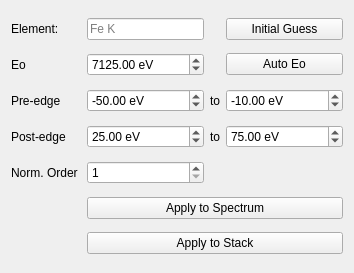
         <widget class="QWidget" name="page_9">
          <property name="geometry">
           <rect>
            <x>0</x>
            <y>0</y>
            <width>354</width>
            <height>273</height>
           </rect>
          </property>
          <attribute name="label">
           <string>XANES Normalization</string>
          </attribute>
          <layout class="QGridLayout" name="gridLayout_39">
           <item row="3" column="2">
            <widget class="QLabel" name="label_25">
             <property name="sizePolicy">
              <sizepolicy hsizetype="Fixed" vsizetype="Preferred">
               <horstretch>0</horstretch>
               <verstretch>0</verstretch>
              </sizepolicy>
             </property>
             <property name="text">
              <string>to</string>
             </property>
             <property name="alignment">
              <set>Qt::AlignCenter</set>
             </property>
            </widget>
           </item>
           <item row="4" column="1">
            <widget class="QSpinBox" name="sb_norm_order">
             <property name="sizePolicy">
              <sizepolicy hsizetype="Preferred" vsizetype="Fixed">
               <horstretch>0</horstretch>
               <verstretch>0</verstretch>
              </sizepolicy>
             </property>
             <property name="minimum">
              <number>1</number>
             </property>
             <property name="maximum">
              <number>5</number>
             </property>
            </widget>
           </item>
           <item row="1" column="0">
            <widget class="QLabel" name="label_21">
             <property name="sizePolicy">
              <sizepolicy hsizetype="Fixed" vsizetype="Preferred">
               <horstretch>0</horstretch>
               <verstretch>0</verstretch>
              </sizepolicy>
             </property>
             <property name="text">
              <string>Eo</string>
             </property>
            </widget>
           </item>
           <item row="1" column="1">
            <widget class="QDoubleSpinBox" name="dsb_norm_Eo">
             <property name="sizePolicy">
              <sizepolicy hsizetype="Preferred" vsizetype="Fixed">
               <horstretch>0</horstretch>
               <verstretch>0</verstretch>
              </sizepolicy>
             </property>
             <property name="suffix">
              <string> eV</string>
             </property>
             <property name="minimum">
              <double>1000.000000000000000</double>
             </property>
             <property name="maximum">
              <double>20000.000000000000000</double>
             </property>
             <property name="value">
              <double>7125.000000000000000</double>
             </property>
            </widget>
           </item>
           <item row="1" column="3">
            <widget class="QPushButton" name="pb_auto_Eo">
             <property name="sizePolicy">
              <sizepolicy hsizetype="Preferred" vsizetype="Fixed">
               <horstretch>0</horstretch>
               <verstretch>0</verstretch>
              </sizepolicy>
             </property>
             <property name="toolTip">
              <string>calculate the energy point with maximum derivative</string>
             </property>
             <property name="text">
              <string>Auto Eo</string>
             </property>
            </widget>
           </item>
           <item row="2" column="1">
            <widget class="QDoubleSpinBox" name="dsb_norm_pre1">
             <property name="sizePolicy">
              <sizepolicy hsizetype="Preferred" vsizetype="Fixed">
               <horstretch>0</horstretch>
               <verstretch>0</verstretch>
              </sizepolicy>
             </property>
             <property name="suffix">
              <string> eV</string>
             </property>
             <property name="decimals">
              <number>2</number>
             </property>
             <property name="minimum">
              <double>-500.000000000000000</double>
             </property>
             <property name="maximum">
              <double>500.000000000000000</double>
             </property>
             <property name="singleStep">
              <double>1.000000000000000</double>
             </property>
             <property name="value">
              <double>-50.000000000000000</double>
             </property>
            </widget>
           </item>
           <item row="2" column="0">
            <widget class="QLabel" name="label_16">
             <property name="sizePolicy">
              <sizepolicy hsizetype="Fixed" vsizetype="Preferred">
               <horstretch>0</horstretch>
               <verstretch>0</verstretch>
              </sizepolicy>
             </property>
             <property name="text">
              <string>Pre-edge</string>
             </property>
            </widget>
           </item>
           <item row="2" column="3">
            <widget class="QDoubleSpinBox" name="dsb_norm_pre2">
             <property name="sizePolicy">
              <sizepolicy hsizetype="Preferred" vsizetype="Fixed">
               <horstretch>0</horstretch>
               <verstretch>0</verstretch>
              </sizepolicy>
             </property>
             <property name="suffix">
              <string> eV</string>
             </property>
             <property name="minimum">
              <double>-500.000000000000000</double>
             </property>
             <property name="maximum">
              <double>500.000000000000000</double>
             </property>
             <property name="value">
              <double>-10.000000000000000</double>
             </property>
            </widget>
           </item>
           <item row="3" column="0">
            <widget class="QLabel" name="label_17">
             <property name="sizePolicy">
              <sizepolicy hsizetype="Fixed" vsizetype="Preferred">
               <horstretch>0</horstretch>
               <verstretch>0</verstretch>
              </sizepolicy>
             </property>
             <property name="text">
              <string>Post-edge</string>
             </property>
            </widget>
           </item>
           <item row="2" column="2">
            <widget class="QLabel" name="label_24">
             <property name="sizePolicy">
              <sizepolicy hsizetype="Fixed" vsizetype="Preferred">
               <horstretch>0</horstretch>
               <verstretch>0</verstretch>
              </sizepolicy>
             </property>
             <property name="text">
              <string>to</string>
             </property>
             <property name="alignment">
              <set>Qt::AlignCenter</set>
             </property>
            </widget>
           </item>
           <item row="4" column="0">
            <widget class="QLabel" name="label_23">
             <property name="sizePolicy">
              <sizepolicy hsizetype="Fixed" vsizetype="Preferred">
               <horstretch>0</horstretch>
               <verstretch>0</verstretch>
              </sizepolicy>
             </property>
             <property name="text">
              <string>Norm. Order </string>
             </property>
             <property name="alignment">
              <set>Qt::AlignRight|Qt::AlignTrailing|Qt::AlignVCenter</set>
             </property>
            </widget>
           </item>
           <item row="3" column="1">
            <widget class="QDoubleSpinBox" name="dsb_norm_post1">
             <property name="sizePolicy">
              <sizepolicy hsizetype="Preferred" vsizetype="Fixed">
               <horstretch>0</horstretch>
               <verstretch>0</verstretch>
              </sizepolicy>
             </property>
             <property name="suffix">
              <string> eV</string>
             </property>
             <property name="minimum">
              <double>0.000000000000000</double>
             </property>
             <property name="maximum">
              <double>1000.000000000000000</double>
             </property>
             <property name="value">
              <double>25.000000000000000</double>
             </property>
            </widget>
           </item>
           <item row="0" column="1">
            <widget class="QLineEdit" name="le_norm_elem">
             <property name="sizePolicy">
              <sizepolicy hsizetype="Ignored" vsizetype="Fixed">
               <horstretch>0</horstretch>
               <verstretch>0</verstretch>
              </sizepolicy>
             </property>
             <property name="toolTip">
              <string>&lt;html&gt;&lt;head/&gt;&lt;body&gt;&lt;p&gt; For mbak algorithm only, must be in &lt;span style=&quot; font-weight:600; font-style:italic;&quot;&gt;element&amp;lt;space&amp;gt;edge&lt;/span&gt; format&lt;/p&gt;&lt;/body&gt;&lt;/html&gt;</string>
             </property>
             <property name="placeholderText">
              <string>Fe K</string>
             </property>
            </widget>
           </item>
           <item row="0" column="0">
            <widget class="QLabel" name="label_18">
             <property name="sizePolicy">
              <sizepolicy hsizetype="Fixed" vsizetype="Fixed">
               <horstretch>0</horstretch>
               <verstretch>0</verstretch>
              </sizepolicy>
             </property>
             <property name="text">
              <string>Element:</string>
             </property>
            </widget>
           </item>
           <item row="3" column="3">
            <widget class="QDoubleSpinBox" name="dsb_norm_post2">
             <property name="sizePolicy">
              <sizepolicy hsizetype="Preferred" vsizetype="Fixed">
               <horstretch>0</horstretch>
               <verstretch>0</verstretch>
              </sizepolicy>
             </property>
             <property name="suffix">
              <string> eV</string>
             </property>
             <property name="minimum">
              <double>0.000000000000000</double>
             </property>
             <property name="maximum">
              <double>1500.000000000000000</double>
             </property>
             <property name="value">
              <double>75.000000000000000</double>
             </property>
            </widget>
           </item>
           <item row="0" column="3">
            <widget class="QPushButton" name="pb_xanes_norm_vals">
             <property name="text">
              <string>Initial Guess</string>
             </property>
            </widget>
           </item>
           <item row="5" column="1" colspan="3">
            <widget class="QPushButton" name="pb_apply_xanes_norm">
             <property name="sizePolicy">
              <sizepolicy hsizetype="Preferred" vsizetype="Fixed">
               <horstretch>0</horstretch>
               <verstretch>0</verstretch>
              </sizepolicy>
             </property>
             <property name="text">
              <string>Apply to Spectrum</string>
             </property>
            </widget>
           </item>
           <item row="6" column="1" colspan="3">
            <widget class="QPushButton" name="pb_apply_norm_to_stack">
             <property name="text">
              <string>Apply to Stack</string>
             </property>
            </widget>
           </item>
          </layout>
         </widget>
